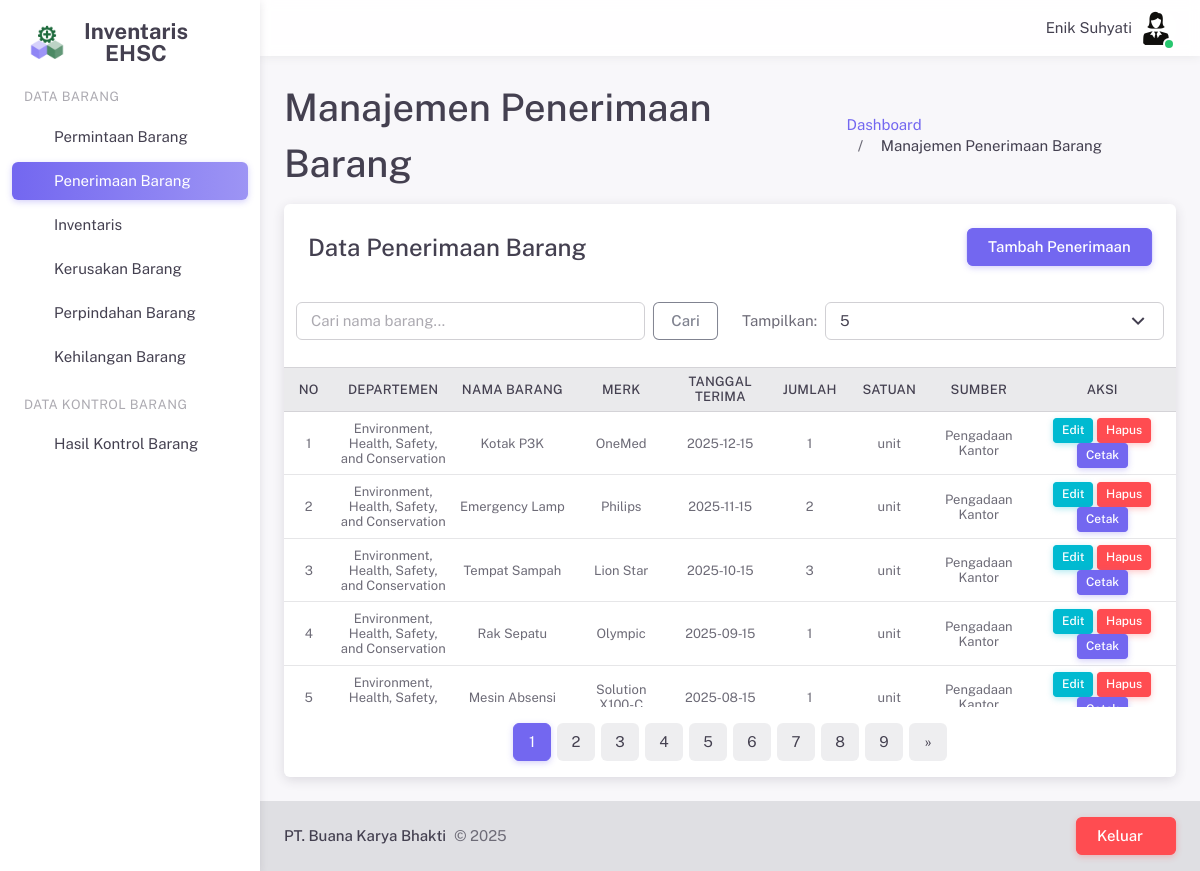
Page /pages/penerimaanBarang.php (signed in) on the committed database.
### tables this page shows
CREATE TABLE `user` (
  `id_user` int(11) NOT NULL,
  `nama` varchar(255) NOT NULL,
  `username` varchar(255) NOT NULL,
  `password` varchar(255) NOT NULL,
  `email` varchar(255) NOT NULL,
  `jabatan` varchar(255) NOT NULL,
  `foto` varchar(255) NOT NULL,
  `hak_akses` int(11) NOT NULL
);

CREATE TABLE `penerimaan_barang` (
  `id_penerimaan` int(11) NOT NULL,
  `id_permintaan` int(11) DEFAULT NULL,
  `id_departemen` int(11) NOT NULL,
  `nama_barang` varchar(255) NOT NULL,
  `merk` varchar(255) NOT NULL,
  `tanggal_terima` date NOT NULL,
  `jumlah` int(11) NOT NULL,
  `satuan` varchar(20) NOT NULL,
  `sumber_penerimaan` varchar(25) NOT NULL
);

CREATE TABLE `departemen` (
  `id_departemen` int(11) NOT NULL,
  `kode_departemen` varchar(20) NOT NULL,
  `nama_departemen` varchar(255) NOT NULL
);

### server/sessionHandler.php (called while the page is built, shortened)
<?php
$id_user = $_SESSION['id_user'];
$jabatan = isset($_SESSION['jabatan']) ? $_SESSION['jabatan'] : '';
?>

### server/crudPenerimaanBarang.php (called while the page is built, shortened)
<?php
$limit = isset($_GET['limit']) ? (int) $_GET['limit'] : 5;
$page = isset($_GET['page']) ? (int) $_GET['page'] : 1;
$offset = ($page - 1) * $limit;
$search = isset($_POST['search']) ? $_POST['search'] : '';
$query = "SELECT pb.*, d.nama_departemen
          FROM penerimaan_barang pb
          LEFT JOIN departemen d ON pb.id_departemen = d.id_departemen
          WHERE pb.nama_barang LIKE '%$search%'
          ORDER BY pb.id_penerimaan DESC
          LIMIT $limit OFFSET $offset";
$result = mysqli_query($conn, $query);
$totalQuery = "SELECT COUNT(*) as total FROM penerimaan_barang pb
               WHERE pb.nama_barang LIKE '%$search%'";
$totalResult = mysqli_query($conn, $totalQuery);
$totalRow = mysqli_fetch_assoc($totalResult);
$totalPages = ceil($totalRow['total'] / $limit);
?>

### pages/penerimaanBarang.php (the view, shortened to what this page needs)
<?php
require('../server/sessionHandler.php');
require_once('../server/configDB.php');
require('../server/crudPenerimaanBarang.php');
require('../layouts/header.php');
?>
<div class="layout-wrapper layout-content-navbar">
    <div class="layout-container">
        <?php require('../layouts/sidePanel.php'); ?>
        <div class="layout-page">
            <?php require('../layouts/navbar.php'); ?>
            <div class="content-wrapper">
                <div class="container-xxl flex-grow-1 container-p-y">
                    <div class="d-flex justify-content-between align-items-center mb-2">
                        <div>
                            <h2 class="mb-1">Manajemen Penerimaan Barang</h2>
                        </div>
                        <div class="mt-3">
                            <nav aria-label="breadcrumb">
                                <ol class="breadcrumb breadcrumb-style1">
                                    <li class="breadcrumb-item">
                                        <a href="dashboard.php">Dashboard</a>
                                    </li>
                                    <li class="breadcrumb-item active">Manajemen Penerimaan Barang</li>
                                </ol>
                            </nav>
                        </div>
                    </div>
                    <div class="card">
                        <?php if ($jabatan === 'administrasi'): ?>
                        <h4 class="card-header d-flex justify-content-between align-items-center">
                            Data Penerimaan Barang
                            <button type="button" class="btn btn-primary" data-bs-toggle="modal"
                                data-bs-target="#tambahPenerimaanModal">Tambah Penerimaan</button>
                        </h4>
                        <?php endif; ?>
                        <div class="row p-3">
                            <div class="col-md-6">
                                <form method="POST" class="d-flex">
                                    <input type="text" class="form-control me-2" name="search"
                                        placeholder="Cari nama barang..." value="<?php echo $search; ?>">
                                    <button class="btn btn-outline-secondary" type="submit">Cari</button>
                                </form>
                            </div>
                            <div class="col-md-6">
                                <form class="d-flex justify-content-end align-items-center">
                                    <label for="limit" class="label me-2">Tampilkan:</label>
                                    <select id="limit" class="select2 form-select" onchange="location = this.value;">
                                        <option value="penerimaanBarang.php?limit=5"
                                            <?php if ($limit == 5) echo 'selected'; ?>>5</option>
                                    </select>
                                </form>
                            </div>
                        </div>
                        <div class="table-responsive text-nowrap" style="max-height: 340px;">
                            <table class="table table-hover table-sm small">
                                <thead class="table-light">
                                    <tr>
                                        <th class="text-center align-middle w-50px">No</th>
                                        <th class="text-center align-middle w-120px">Departemen</th>
                                        <th class="text-center align-middle w-120px">Nama Barang</th>
                                        <th class="text-center align-middle w-100px">Merk</th>
                                        <th class="text-center align-middle w-100px">Tanggal Terima</th>
                                        <th class="text-center align-middle w-80px">Jumlah</th>
                                        <th class="text-center align-middle w-80px">Satuan</th>
                                        <th class="text-center align-middle w-100px">Sumber</th>
                                        <th class="text-center align-middle w-150px">Aksi</th>
                                    </tr>
                                </thead>
                                <tbody>
                                    <?php
                                    $no = $offset + 1;
                                    while ($row = mysqli_fetch_assoc($result)) {
                                    ?>
                                    <tr>
                                        <td class="text-center align-middle"><?php echo $no++; ?></td>
                                        <td class="text-center align-middle"><?php echo $row['nama_departemen']; ?></td>
                                        <td class="text-center align-middle"><?php echo $row['nama_barang']; ?></td>
                                        <td class="text-center align-middle"><?php echo $row['merk']; ?></td>
                                        <td class="text-center align-middle"><?php echo $row['tanggal_terima']; ?></td>
                                        <td class="text-center align-middle"><?php echo $row['jumlah']; ?></td>
                                        <td class="text-center align-middle"><?php echo $row['satuan']; ?></td>
                                        <td class="text-center align-middle"><?php echo $row['sumber_penerimaan']; ?>
                                        </td>
                                        <td class="text-center align-middle">
                                            <?php if ($jabatan === 'administrasi'): ?>
                                            <button class="btn btn-info btn-sm" data-bs-toggle="modal"
                                                data-bs-target="#modal-update-<?php echo $row['id_penerimaan']; ?>">Edit</button>
                                            <button type="button" class="btn btn-danger btn-sm" data-bs-toggle="modal"
                                                data-bs-target="#modal-delete-<?php echo $row['id_penerimaan']; ?>">Hapus</button>
                                            <?php endif; ?>
                                            <a href="../report/printLaporanPenerimaanBarang.php?id=<?php echo $row['id_permintaan']; ?>"
                                                class="btn btn-primary btn-sm">Cetak</a>
                                        </td>
                                    </tr>
                                    <div class="modal fade" id="modal-delete-<?php echo $row['id_penerimaan']; ?>"
                                        tabindex="-1" aria-hidden="true">
                                        <?php } ?>
                                </tbody>
                            </table>
                        </div>
                        <nav aria-label="Page navigation" class="mt-4">
                            <ul class="pagination pagination-rounded justify-content-center">
                                <?php for ($i = 1; $i <= $totalPages; $i++) { ?>
                                <li class="page-item <?php if ($i == $page) echo 'active'; ?>">
                                    <a class="page-link"
                                        href="?page=<?php echo $i; ?>&limit=<?php echo $limit; ?>"><?php echo $i; ?></a>
                                </li>
                                <?php } ?>
                                <?php if ($page < $totalPages) { ?>
                                <li class="page-item">
                                    <a class="page-link"
                                        href="?page=<?php echo $page + 1; ?>&limit=<?php echo $limit; ?>"
                                        aria-label="Next">
                                        <span aria-hidden="true">&raquo;</span>
                                    </a>
                                </li>
                                <?php } ?>
                            </ul>
                        </nav>
                    </div>
                </div>
            </div>
            <?php require('../layouts/footer.php'); ?>
        </div>
    </div>
</div>

### layouts/navbar.php (shortened to what this page needs)
<?php
require_once('../server/configDB.php');
$query = mysqli_query($conn, "SELECT nama, jabatan, foto FROM user WHERE id_user='$id_user'");
$user = mysqli_fetch_array($query);
$photo_path = "../upload/user/" . $user['foto'];
?>
<nav class="layout-navbar navbar navbar-expand-xl align-items-center bg-navbar-theme" id="layout-navbar">
    <div class="container-xxl">
        <div class="navbar-nav-right d-flex align-items-center" id="navbar-collapse">
            <ul class="navbar-nav flex-row align-items-center ms-auto">
                <span class="ms-2 m-1"><?php echo $user['nama']; ?></span>
                <li class="nav-item navbar-dropdown dropdown-user dropdown">
                    <a class="nav-link dropdown-toggle hide-arrow p-0" data-bs-toggle="dropdown">
                        <div class="avatar avatar-online">
                            <img src="<?php echo $photo_path; ?>" alt class="rounded-circle" />
                        </div>
                    </a>
                </li>
            </ul>
        </div>
</nav>

### pages/penerimaanBarang.php (style rules this page uses)
.w-50px { width: 50px !important; }
.w-80px { width: 80px !important; }
.w-100px { width: 100px !important; }
.w-120px { width: 120px !important; }
.w-150px { width: 150px !important; }
.table-sm td, .table-sm th { padding: 0.4rem !important; }
.btn-sm { padding: 0.2rem 0.5rem !important; font-size: 0.75rem !important; }

### rows in the picture
user: nama "Enik Suhyati", foto (picture)
penerimaan_barang: id_departemen.nama_departemen "Environment, Health, Safety, and Conservation", nama_barang "Kotak P3K", merk "OneMed", tanggal_terima "2025-12-15", jumlah "1", satuan "unit", sumber_penerimaan "Pengadaan Kantor"
penerimaan_barang: id_departemen.nama_departemen "Environment, Health, Safety, and Conservation", nama_barang "Emergency Lamp", merk "Philips", tanggal_terima "2025-11-15", jumlah "2", satuan "unit", sumber_penerimaan "Pengadaan Kantor"
penerimaan_barang: id_departemen.nama_departemen "Environment, Health, Safety, and Conservation", nama_barang "Tempat Sampah", merk "Lion Star", tanggal_terima "2025-10-15", jumlah "3", satuan "unit", sumber_penerimaan "Pengadaan Kantor"
penerimaan_barang: id_departemen.nama_departemen "Environment, Health, Safety, and Conservation", nama_barang "Rak Sepatu", merk "Olympic", tanggal_terima "2025-09-15", jumlah "1", satuan "unit", sumber_penerimaan "Pengadaan Kantor"
penerimaan_barang: id_departemen.nama_departemen "Environment, Health, Safety,…", nama_barang "Mesin Absensi", merk "Solution…", tanggal_terima "2025-08-15", jumlah "1", satuan "unit", sumber_penerimaan "Pengadaan…"
